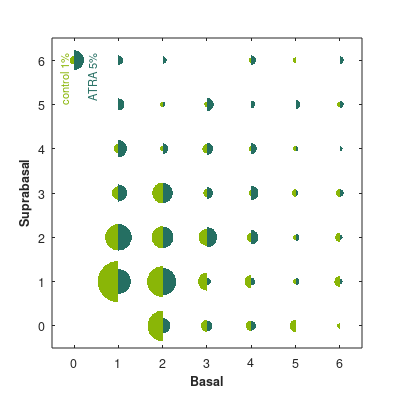

Source code (MATLAB):
function oesophagus_atra_comparison_bubble_plot

% control
ts3(1) = 22/7;
data3{1} = sparse([
	 0  0 39 14  7  4  1  0;
	 0 59 24  6  3  0  0  0;
	32 33 17 15  1  1  0  0;
	 5 11 10  2  3  1  0  0;
	 4  6  3  1  1  0  1  0;
	 5  1  1  2  1  0  1  0;
	 1  4  3  2  0  1  0  1;
	 0  1  0  0  0  0  1  0;
	 0  0  0  0  1  0  0  0;
	 0  0  1  0  1  0  0  0;
	 0  0  0  1  0  0  0  0;
	 0  0  0  0  1  0  0  0
	]);
data3{1}(0+1,:) = 0;
tot{1} = sum(sum(data3{1}));

ts3(2) = 3;
data3{2} = sparse([
	0	31	23	21	10	7	1	0	0	1	0	0	0;
	9	21	24	10	10	5	3	0	1	0	0	0	0;
	8	25	16	14	4	1	2	1	1	0	0	0	0;
	4	2	14	5	5	6	0	2	1	0	0	1	0;
	3	2	7	7	4	2	3	3	1	0	0	0	0;
	0	2	2	1	1	3	0	0	1	0	0	0	0;
	0	1	1	2	1	2	2	1	0	1	0	0	0;
	1	0	0	1	0	5	0	0	0	1	0	0	0;
	0	0	0	0	0	1	3	0	0	0	0	1	0;
	0	0	0	0	1	0	2	0	0	0	0	0	0;
	0	0	0	0	0	1	1	0	0	0	0	1	0;
	0	0	0	0	0	0	0	0	0	0	0	1	0;
	0	0	0	0	0	0	1	0	0	0	1	0	0]);
data3{2}(15+1,12+1) = 1;
data3{2}(17+1, 7+1) = 1;
data3{2}(19+1,10+1) = 1;
data3{2}(19+1,20+1) = 1;
data3{2}(0+1,:) = 0;
data3{2}(1+1,0+1) = 0;
tot{2} = sum(sum(data3{2}));

colours = [
 0.996078, 0.360784, 0.027451;
% 0.996078, 0.988235, 0.0352941;
 0.541176, 0.713725, 0.027451;
 0.145098, 0.435294, 0.384314;
 0.00784314, 0.509804, 0.929412;
 0.152941, 0.113725, 0.490196;
 0.470588, 0.262745, 0.584314;
 0.890196, 0.0117647, 0.490196;
 0.905882, 0.027451, 0.129412
];

kk=6;

    function sector(x0, y0, r, theta0, theta1, facecolour)
        fill(x0 + r*cos(linspace(theta0,theta1,10)), ...
            y0 + r*sin(linspace(theta0,theta1,10)), ...
            facecolour, ...
            'EdgeColor', 'none');
    end

fh = figure;
ah = newplot;
set(ah, 'NextPlot', 'add');
set(ah, 'FontName', 'Helvetica', 'FontSize', 9);
xlabel(ah, 'Basal', 'FontName', 'Helvetica', 'FontSize', 9, 'FontWeight', 'bold');
ylabel(ah, 'Suprabasal', 'FontName', 'Helvetica', 'FontSize', 9, 'FontWeight', 'bold');
set(ah, 'DataAspectRatio', [1 1 1]);
set(ah, 'XLim', [-0.5 kk+0.5], 'YLim', [-0.5 kk+0.5]);
%set(ah, 'XAxisLocation', 'top', 'YDir', 'reverse', 'Box', 'on');
set(ah, 'Box', 'on');

for i=2:kk+1
    for j=1:kk+1
        if data3{1}(i,j) > 0
            r = sqrt(data3{1}(i,j)/tot{2});
            sector(i-1,j-1,r, pi/2, 3*pi/2, colours(2,:));
        end
        
        if data3{2}(i,j) > 0
            r = sqrt(data3{2}(i,j)/tot{2});
            sector(i-1,j-1,r, 3*pi/2, 5*pi/2, colours(3,:));
        end
    end
end

sector(0, 6, sqrt(0.01), pi/2, 3*pi/2, colours(2,:));
text(-0.23, 5, 'control 1%', 'Rotation', 90, ...
    'FontName', 'Helvetica', 'FontSize', 8, 'Color', colours(2,:));

sector(0, 6, sqrt(0.05), 3*pi/2, 5*pi/2, colours(3,:));
text(0.39, 5.1, 'ATRA 5%', 'Rotation', 90, ...
    'FontName', 'Helvetica', 'FontSize', 8, 'Color', colours(3,:));

set(fh, 'PaperUnits', 'inches');
w = 4; h = 4;
set(fh, 'PaperSize', [w h]);
set(fh, 'PaperPosition', [0 0 w h]);

print(fh, '-dpdf', '-painters', 'oesophaguse-atra-comparison-plot');

close(fh);

end
